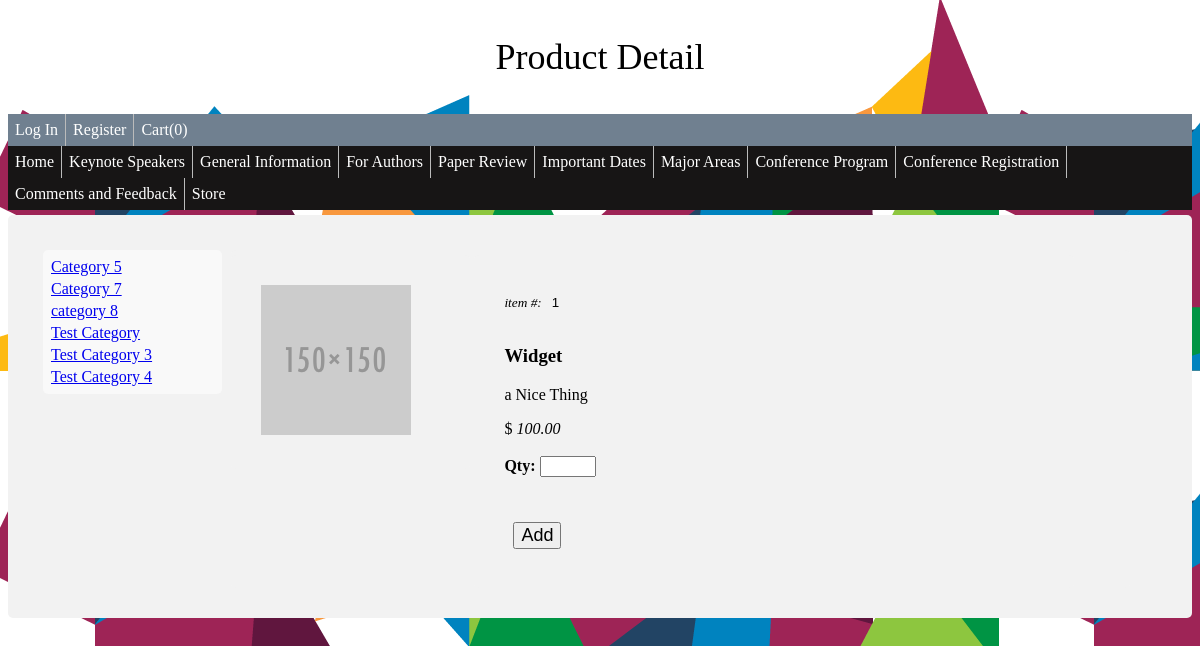
Page /store/?action=product_detail&product_id=1 on the committed database.
### tables this page shows
CREATE TABLE IF NOT EXISTS `wa_product_categories` (
`ID` int(11) NOT NULL,
  `CATEGORY_NAME` varchar(20) NOT NULL
);

CREATE TABLE IF NOT EXISTS `wa_products` (
`ID` int(11) NOT NULL,
  `CATEGORY` int(11) NOT NULL,
  `NAME` varchar(20) NOT NULL,
  `DESCRIPTION` varchar(256) NOT NULL,
  `PRICE` float NOT NULL,
  `IMG_NAME` varchar(255) NOT NULL
);

### models/ProdCatModel.php (called while the page is built, shortened)
<?php
class ProdCatModel {
    private $pdo;
    private $table = 'wa_product_categories';
    public function __construct($inPdo) {
        if ($inPdo instanceof PDO) {
            $this->pdo = $inPdo;
        } else {
            die("Object Type Error");
        }
    }
    public function getList() {
        $stmt = $this->pdo->prepare("SELECT * FROM $this->table");
        $stmt->execute();
        $cats = $stmt->fetchAll();
        return $cats;
    }
}
?>

### models/ProdModel.php (called while the page is built, shortened)
<?php
class ProdModel {
    private $pdo;
    private $table = 'wa_products';
    public function __construct($inPdo) {
        if ($inPdo instanceof PDO) {
            $this->pdo = $inPdo;
        } else {
            die("Object Type Error");
        }
    }
    public function getProductByID($id) {
        $stmt = $this->pdo->prepare("SELECT * FROM $this->table WHERE ID = :id");
        $stmt->bindParam(':id', $id);
        $stmt->execute();
        $product = $stmt->fetch();
        return $product;
    }
}
?>

### public_html/store/product_detail.php (the view, shortened to what this page needs)
<!doctype html>
<html>
    <head>
        <link rel="stylesheet" type="text/css" href="../css/styles.css">
    </head>
    <body background="../images/2015_AIGA-Design-Month_Website-Footer.png">
        <p style="text-align: center; font-size: 36px;">Product Detail</p>
        <?php include '../home/menu.php'; ?>
        <div>
            <div class="category_list">
                <table>
                    <?php
                    foreach ($categories as $cat) {
                        echo '<tr><td><a href=.?category_id=' . $cat['ID'] . '>' . $cat['CATEGORY_NAME'] . '</a></td></tr>';
                    }
                    ?>
                </table>
            </div>
            <div class="product_detail">
                <div class="product_img">
                    <?php
                    if ($product['IMG_NAME'] == '') {
                        $html = '<img src="../product_images/default.png"/><br>';
                    } else {
                        $html = '<img src="../product_images/' . $product['IMG_NAME'] . '"/><br>';
                    }
                    echo $html;
                    ?>
                </div>
                <div class="product_text">
                    <form name="productDetailForm" action="." method="post">
                        <?php
                        echo '<i><small>item #:</small></i><input type="text" name="product_id" readonly value=' . $product['ID'] . '>';
                        echo '<h3>' . $product['NAME'] . '</h3>';
                        echo '<p>' . $product['DESCRIPTION'] . '</p>';
                        echo '$ <i>' . number_format($product['PRICE'], 2) . '</i><br><br>';
                        ?>
                        <b>Qty: </b> <input name="qty" type="number" min="0" max="10" step="1"><br><br><br>
                        <input type="submit" name ="action" value="Add">
                    </form>
                </div>
            </div>
    </body>
</html>

### public_html/css/styles.css (style rules this page uses)
div { border-radius: 5px; background-color: #f2f2f2; padding: 30px; margin-top: 5px; }
ul { list-style-type: none; margin: 0; padding: 0; overflow: hidden; background-color: #171515; }
li { float: left; border-right:1px solid #bbb; padding: 0px; }
li:last-child { border-right: none; }
li a { display: block; color: white; text-align: center; padding: 14px 16px; text-decoration: none; margin: 0px; }
li a, .dropbtn { display: inline-block; color: white; text-align: center; padding: 7px; text-decoration: none; }
li.dropdown { display: inline-block; }
input[type = text] { margin-bottom: 0.5em; width: 15em; }
input[type = submit] { margin: 0.5em; font-size: large; }

### public_html/store/product_detail.php (style rules this page uses)
.category_list { display: inline-block; width: 15%; background-color: #f9f9f9; margin: 5px; padding:5px; vertical-align: top; }
.product_list, .product_detail { display: inline-block; width: 80%; padding:0px; vertical-align: top; }
.product_img { display: inline-block; width: 20%; vertical-align: top; }
.product_text { display: inline-block; width: 60%; vertical-align: top; }
img { width:150px; }
input[type=text] { padding: 10px; border-style: none; border-width: 0px; background-color: #f2f2f2; }

### rows in the picture
wa_product_categories: CATEGORY_NAME "Category 5"
wa_product_categories: CATEGORY_NAME "Category 7"
wa_product_categories: CATEGORY_NAME "category 8"
wa_product_categories: CATEGORY_NAME "Test Category"
wa_product_categories: CATEGORY_NAME "Test Category 3"
wa_product_categories: CATEGORY_NAME "Test Category 4"
wa_products: product_id "1", NAME "Widget", DESCRIPTION "a Nice Thing", PRICE "100.00"

### other values in the picture
$ttlQty "0"
